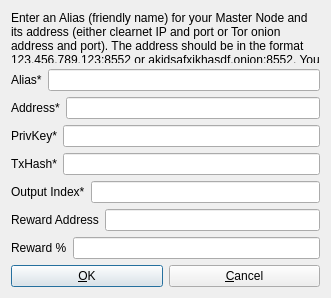
<?xml version="1.0" encoding="UTF-8"?>
<ui version="4.0">
 <class>AddEditAdrenalineNode</class>
 <widget class="QDialog" name="AddEditAdrenalineNode">
  <property name="geometry">
   <rect>
    <x>0</x>
    <y>0</y>
    <width>331</width>
    <height>298</height>
   </rect>
  </property>
  <property name="windowTitle">
   <string>Add/Edit SwapCash Node</string>
  </property>
  <property name="modal">
   <bool>true</bool>
  </property>
  <layout class="QVBoxLayout" name="verticalLayout">
   <item>
    <widget class="QLabel" name="label_9">
     <property name="sizePolicy">
      <sizepolicy hsizetype="Preferred" vsizetype="Expanding">
       <horstretch>0</horstretch>
       <verstretch>0</verstretch>
      </sizepolicy>
     </property>
     <property name="text">
      <string>&lt;html&gt;&lt;head/&gt;&lt;body&gt;&lt;p&gt;Enter an Alias (friendly name) for your Master Node and its address (either clearnet IP and port or Tor onion address and port). The address should be in the format 123.456.789.123:8552 or akjdsafxjkhasdf.onion:8552. You must send exactly 1500 SWAP to the collateral address.&lt;/p&gt;&lt;/body&gt;&lt;/html&gt;</string>
     </property>
     <property name="wordWrap">
      <bool>true</bool>
     </property>
    </widget>
   </item>
   <item>
    <layout class="QHBoxLayout" name="horizontalLayout_4">
     <property name="bottomMargin">
      <number>0</number>
     </property>
     <item>
      <widget class="QLabel" name="label_4">
       <property name="text">
        <string>Alias*</string>
       </property>
      </widget>
     </item>
     <item>
      <widget class="QLineEdit" name="aliasLineEdit"/>
     </item>
    </layout>
   </item>
   <item>
    <layout class="QHBoxLayout" name="horizontalLayout_5">
     <property name="bottomMargin">
      <number>0</number>
     </property>
     <item>
      <widget class="QLabel" name="label_6">
       <property name="text">
        <string>Address*</string>
       </property>
      </widget>
     </item>
     <item>
      <widget class="QLineEdit" name="addressLineEdit"/>
     </item>
    </layout>
   </item>
   <item>
    <layout class="QHBoxLayout" name="horizontalLayout_3">
     <property name="bottomMargin">
      <number>0</number>
     </property>
     <item>
      <widget class="QLabel" name="label_5">
       <property name="text">
        <string>PrivKey*</string>
       </property>
      </widget>
     </item>
     <item>
      <widget class="QLineEdit" name="privkeyLineEdit"/>
     </item>
    </layout>
   </item>
   <item>
    <layout class="QHBoxLayout" name="horizontalLayout_2">
     <property name="bottomMargin">
      <number>0</number>
     </property>
     <item>
      <widget class="QLabel" name="label_2">
       <property name="text">
        <string>TxHash*</string>
       </property>
      </widget>
     </item>
     <item>
      <widget class="QLineEdit" name="txhashLineEdit"/>
     </item>
    </layout>
   </item>
   <item>
    <layout class="QHBoxLayout" name="horizontalLayout_8">
     <property name="bottomMargin">
      <number>0</number>
     </property>
     <item>
      <widget class="QLabel" name="label_8">
       <property name="text">
        <string>Output Index*</string>
       </property>
      </widget>
     </item>
     <item>
      <widget class="QLineEdit" name="outputindexLineEdit"/>
     </item>
    </layout>
   </item>
   <item>
    <layout class="QHBoxLayout" name="horizontalLayout_6">
     <property name="bottomMargin">
      <number>0</number>
     </property>
     <item>
      <widget class="QLabel" name="label_3">
       <property name="text">
        <string>Reward Address</string>
       </property>
      </widget>
     </item>
     <item>
      <widget class="QLineEdit" name="rewardaddressLineEdit"/>
     </item>
    </layout>
   </item>
   <item>
    <layout class="QHBoxLayout" name="horizontalLayout_7">
     <property name="bottomMargin">
      <number>0</number>
     </property>
     <item>
      <widget class="QLabel" name="label_7">
       <property name="text">
        <string>Reward %</string>
       </property>
      </widget>
     </item>
     <item>
      <widget class="QLineEdit" name="rewardpercentageLineEdit"/>
     </item>
    </layout>
   </item>
   <item>
    <layout class="QHBoxLayout" name="horizontalLayout_Buttons">
     <item>
      <widget class="QPushButton" name="okButton">
       <property name="text">
        <string>&amp;OK</string>
       </property>
      </widget>
     </item>
     <item>
      <widget class="QPushButton" name="cancelButton">
       <property name="text">
        <string>&amp;Cancel</string>
       </property>
       <property name="autoDefault">
        <bool>false</bool>
       </property>
      </widget>
     </item>
    </layout>
   </item>
  </layout>
 </widget>
 <resources/>
 <connections/>
</ui>
